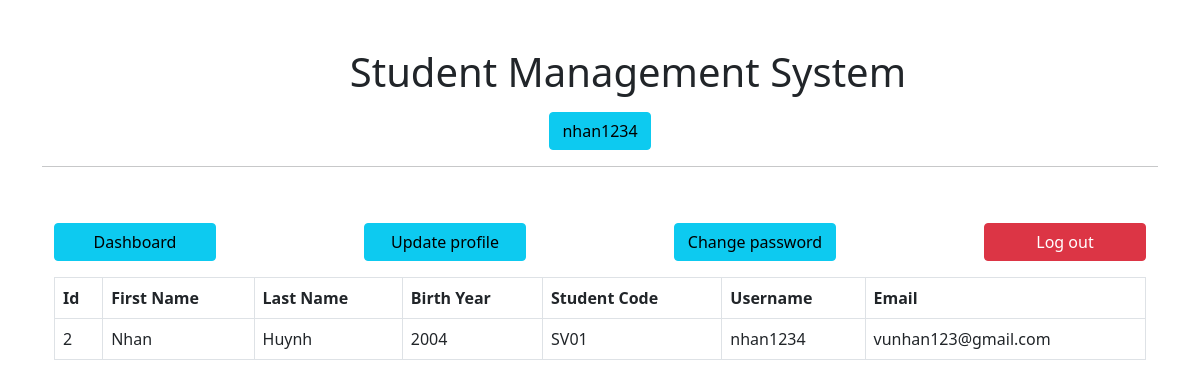
Page /user/dashboard (signed in) on the earlier database version.
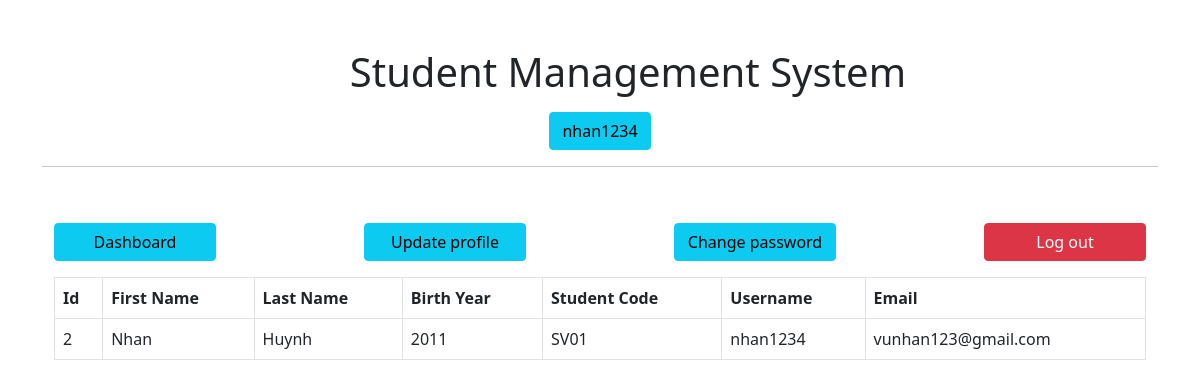
Same page on the later database version.
### main.py (models this page shows, shortened)
class User(db.Model):
    id = db.Column(db.Integer, primary_key=True)
    fname = db.Column(db.String(255), nullable=False)
    lname = db.Column(db.String(255), nullable=False)
    email = db.Column(db.String(255), nullable=False)
    student_code = db.Column(db.String(50), nullable=True)
    birth_year = db.Column(db.Integer, nullable=True)
    username = db.Column(db.String(255), nullable=False)
    password = db.Column(db.String(255), nullable=False)
    role = db.Column(db.String(50), default='user', nullable=False)  # Thêm cột role
    status = db.Column(db.Integer, default=0, nullable=False)
    id_class = db.Column(db.Integer, db.ForeignKey('class.id_class'), nullable=True)

### main.py (the view)
@app.route('/user/dashboard')
def userDashboard():
    if not session.get('user_id'):
        return redirect('/user/')
    user = User.query.get(session.get('user_id'))
    if user.role != "user":
        flash("Access denied: You are not authorized to access this page.", "danger")
        return redirect('/user/')
    return render_template('user/dashboard.html', title="User Dashboard", users=user)

### templates/user/dashboard.html (shortened to what this page needs)
{% extends "user/layout.html" %}
{% block content %}
<div class="container">
    {% include 'user/navbar.html' %}
    <div class="container">
        <div class="my-2">
            <div class="table-responsive">
                <table class="table table-bordered">
                    <thead>
                        <tr>
                            <th>Id</th>
                            <th>First Name</th>
                            <th>Last Name</th>
                            <th>Birth Year</th>
                            <th>Student Code</th>
                            <th>Username</th>
                            <th>Email</th>
                        </tr>
                    </thead>
                    <tbody>
                        <tr>
                            <td>{{users.id}}</td>
                            <td>{{users.fname}}</td>
                            <td>{{users.lname}}</td>
                            <td>{{users.birth_year}}</td>
                            <td>{{users.student_code}}</td>
                            <td>{{users.username}}</td>
                            <td>{{users.email}}</td>
                        </tr>
                    </tbody>
                </table>
            </div>
        </div>
    </div>
</div>
{% endblock content %}

### templates/user/layout.html (shortened to what this page needs)
<!DOCTYPE html>
<html lang="en">
<head>
    <link href="https://cdn.jsdelivr.net/npm/bootstrap@5.0.2/dist/css/bootstrap.min.css" rel="stylesheet"
>
</head>
<body>
    <div class="container my-5">
        <div class="d-flex justify-content-center align-items-center">
            <h1>Student Management System</h1>
        </div>
        <div class="text-center my-2">
            {% if session.get('user_id') %}
            <a href="/user/dashboard" class="btn btn-info">{{session.username}}</a>
            {% endif %}
        </div>
        <hr>
    </div>
    {% block content %} {% endblock content %}
</body>
</html>

Differences in the rows shown:
changed User "nhan1234": birth_year "2004" → "2011"
